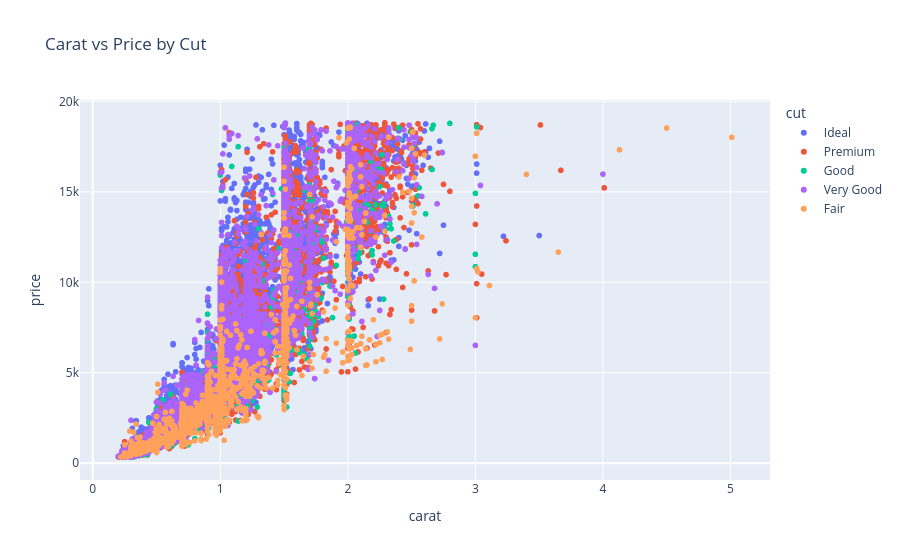

Source (notebook cell):
### Code cell
# EDA: Carat vs Price
plt.figure(figsize=(10,6))
sns.scatterplot(data=df, x='carat', y='price', hue='cut')
plt.title('Carat vs Price by Cut')
plt.savefig('../viz/carat_price_scatter.png')
plt.show()

### Figure 1 — Plotly figure (JSON) as saved in the notebook; plotly's stock layout.template omitted (floating-point values rounded to 4 significant figures; data arrays with more than 128 entries replaced by an {"elided": "..."} marker saying what was removed)
{"data": [{"hovertemplate": "cut=Ideal<br>carat=%{x}<br>price=%{y}<extra></extra>", "legendgroup": "Ideal", "marker": {"color": "#636efa", "symbol": "circle"}, "mode": "markers", "name": "Ideal", "showlegend": true, "type": "scattergl", "x": {"elided": "21551 float values"}, "xaxis": "x", "y": {"elided": "21551 int values"}, "yaxis": "y"}, {"hovertemplate": "cut=Premium<br>carat=%{x}<br>price=%{y}<extra></extra>", "legendgroup": "Premium", "marker": {"color": "#EF553B", "symbol": "circle"}, "mode": "markers", "name": "Premium", "showlegend": true, "type": "scattergl", "x": {"elided": "13791 float values"}, "xaxis": "x", "y": {"elided": "13791 int values"}, "yaxis": "y"}, {"hovertemplate": "cut=Good<br>carat=%{x}<br>price=%{y}<extra></extra>", "legendgroup": "Good", "marker": {"color": "#00cc96", "symbol": "circle"}, "mode": "markers", "name": "Good", "showlegend": true, "type": "scattergl", "x": {"elided": "4906 float values"}, "xaxis": "x", "y": {"elided": "4906 int values"}, "yaxis": "y"}, {"hovertemplate": "cut=Very Good<br>carat=%{x}<br>price=%{y}<extra></extra>", "legendgroup": "Very Good", "marker": {"color": "#ab63fa", "symbol": "circle"}, "mode": "markers", "name": "Very Good", "showlegend": true, "type": "scattergl", "x": {"elided": "12082 float values"}, "xaxis": "x", "y": {"elided": "12082 int values"}, "yaxis": "y"}, {"hovertemplate": "cut=Fair<br>carat=%{x}<br>price=%{y}<extra></extra>", "legendgroup": "Fair", "marker": {"color": "#FFA15A", "symbol": "circle"}, "mode": "markers", "name": "Fair", "showlegend": true, "type": "scattergl", "x": {"elided": "1610 float values"}, "xaxis": "x", "y": {"elided": "1610 int values"}, "yaxis": "y"}], "layout": {"legend": {"title": {"text": "cut"}, "tracegroupgap": 0}, "title": {"text": "Carat vs Price by Cut"}, "xaxis": {"anchor": "y", "domain": [0, 1], "title": {"text": "carat"}}, "yaxis": {"anchor": "x", "domain": [0, 1], "title": {"text": "price"}}}}
